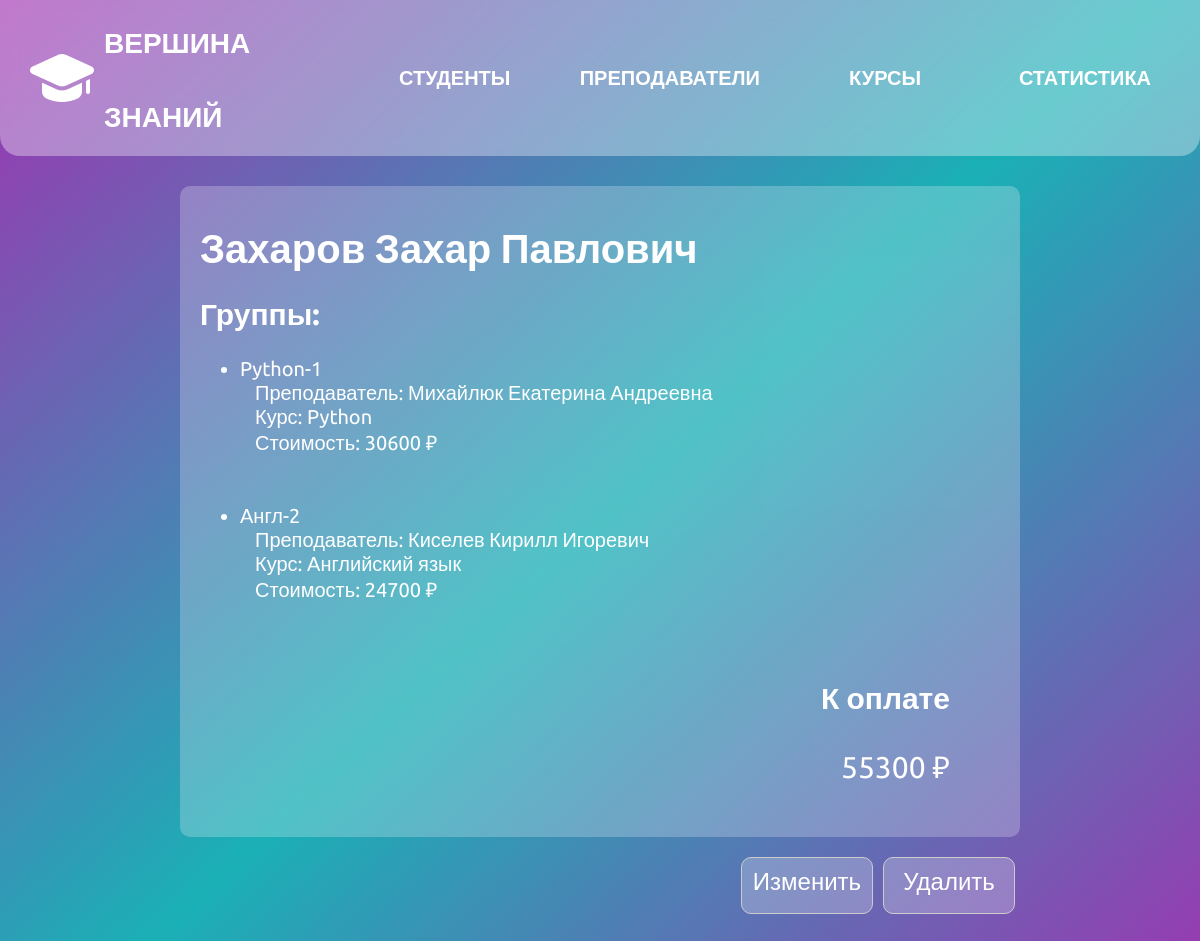
The app's page /student/2027/ with its own data.
### main/models.py (models this page shows, shortened)
class Student(models.Model):
    full_name = models.CharField(max_length=255)
    group = models.ManyToManyField('Group')
    def calculate_total_cost(self):
        total_cost = 0
        for group in self.group.all():
            total_cost += group.calculate_cost()
        return total_cost

class Group(models.Model):
    group_name = models.CharField(max_length=255)
    course = models.ForeignKey(Course, on_delete=models.CASCADE)
    teacher = models.ForeignKey(Teacher, null=True, blank=True, on_delete=models.SET_NULL)
    def calculate_cost(self):
        return (50 + self.course.course_type.difficulty_coefficient * 10 +
                self.teacher.experience * 5) * self.course.duration

class Teacher(models.Model):
    full_name = models.CharField(max_length=255)
    experience = models.IntegerField()
    course = models.ForeignKey(Course, on_delete=models.CASCADE)

class Course(models.Model):
    course_name = models.CharField(max_length=255)
    duration = models.IntegerField()
    course_type = models.ForeignKey(CourseType, on_delete=models.CASCADE)

class CourseType(models.Model):
    course_type = models.CharField(max_length=255)
    difficulty_coefficient = models.IntegerField()

### main/views.py (the view)
# urls.py: path('student/<int:student_id>/', student_info, name='student_info'),
def student_info(request, student_id):
    student = get_object_or_404(Student, id=student_id)
    groups = student.group.all()
    context = {
        'student': student,
        'groups': groups,
    }
    return render(request, 'main/student_info.html', context)

### main/templates/main/student_info.html (shortened to what this page needs)
{% extends 'main/base.html' %}
{% block content %}
<div class="card-content">
<div class="info-section">
<h1>{{ student.full_name }}</h1>
    <h2>Группы:</h2>
    <ul>
        {% for group in groups %}
            <li>
                {{ group.group_name }} <br>
                <div class="grop-inf">
                Преподаватель: {{ group.teacher.full_name }}<br>
                Курс: {{ group.course.course_name }}<br>
                Стоимость: {{ group.calculate_cost }} ₽
                </div>
            </li>
        <br></br>
        {% endfor %}
    </ul>
    <h3>К оплате</h3>
    <p class="tot-cost">{{ student.calculate_total_cost }} ₽</p>
</div>
<div class="func-btns">
            <a href="{% url 'edit_student' student.id %}" class="func-btn" >Изменить</a>
            <a href="{% url 'delete_student' student.id %}" class="func-btn" >Удалить</a>
    </div>
    </div>
{% endblock %}

### main/static/main/style/main.css (style rules this page uses)
body { font-family: 'Ubuntu', sans-serif; margin: 0; background: rgb(161,49,177); background: -moz-linear-gradient(137deg, rgba(161,49,177,1) 0%, rgba(26,176,182,1) 50%, rgba(161,49,177,1) 100%); background: -webkit-linear-gradient(137deg, rgba(161,49,177,1) 0%, rgba(26,176,182,1) 50%, rgba(161,49,177,1) 100%); background: linear-gradient(137deg, rgba(161,49,177,1) 0%, rgba(26,176,182,1) 50%, rgba(161,49,177,1) 100%); filter: progid:DXImageTransform.Microsoft.gradient(startColorstr="#a131b1",endColorstr="#a131b1",GradientType=1); height: 100vh; color: var(--text-color); background-attachment: fixed; }
:root { --primary-color: #027683; --button-background: #027683; --text-color: white; --text-color-alt: #9aae1b; --hover-color: #9a1a97; }
.func-btns { display: flex; justify-content:flex-end; width: 830px; }
.func-btn { min-width: 110px; min-height: 35px; padding: 10px; background: rgba(255, 255, 255, 0.24); color: var(--text-color); border-radius: 10px; cursor: pointer; text-decoration: none; transition: background-color 0.3s; text-align: center; border: 1px solid #ccc; font-size: 24px; margin-left: 10px; }
.card-content { display: flex; height: 100%; width: 100%; flex-direction: column; align-items: center; justify-content: center; }
.info-section { left: 50%; width: 800px; background-color: rgba(255, 255, 255, 0.24); border-radius: 10px; padding: 20px; font-size: 20px; margin-bottom: 20px; }
.info-section h3, .tot-cost { margin-right: 50px; font-size: 30px; text-align: right; }
.tot-cost { margin-top: 5px; }
.info-section h1 { font-size: 40px; margin-top: 20px; margin-bottom: 0px; }
.info-section h2 { width: 100%; }
.grop-inf { margin-left: 15px; }

### records on screen
Student: full_name "Захаров Захар Павлович", calculate_total_cost "55300"
Group: group_name "Python-1", teacher.full_name "Михайлюк Екатерина Андреевна", course.course_name "Python", calculate_cost "30600"
Group: group_name "Англ-2", teacher.full_name "Киселев Кирилл Игоревич", course.course_name "Английский язык", calculate_cost "24700"
